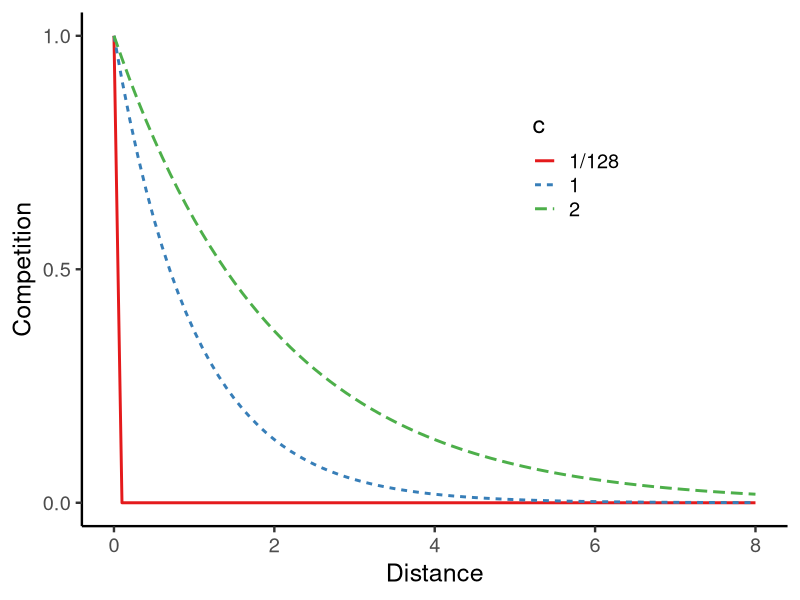
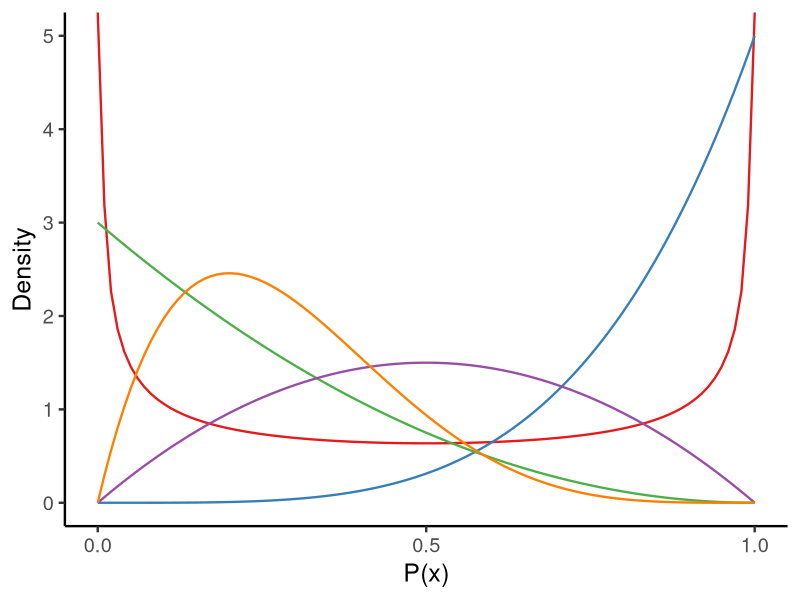
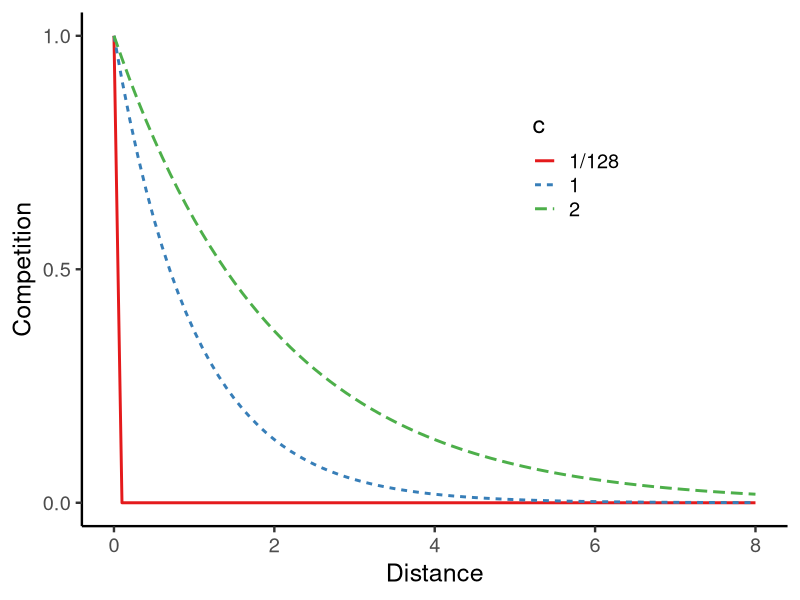
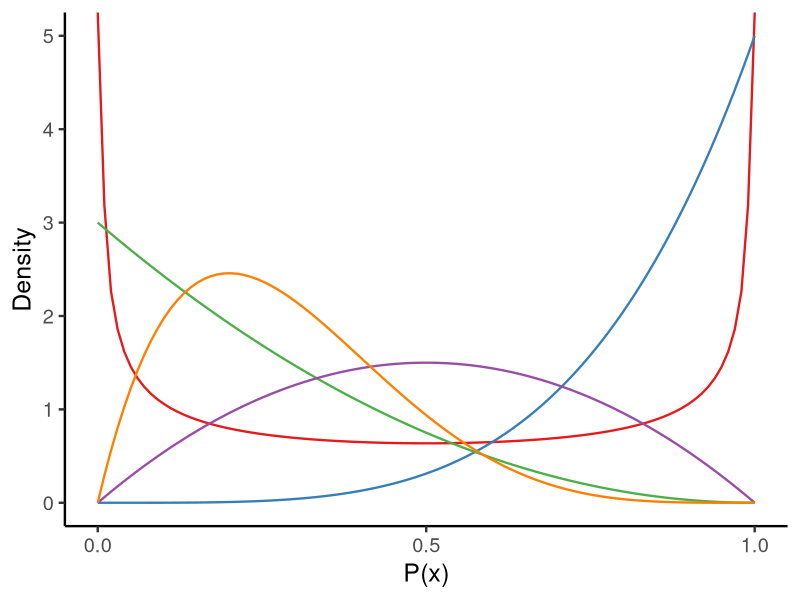

The R source for these figures, in order:
#Competition paramerter plot
#Charley Wu
library(ggplot2)
library(viridis)

#Splitting function
competitionSplit <- function(c, d){
  return(exp(-d/c))
}

#run simulations at different values
df <- data.frame()
comps <-c(1/128, 1 ,2)
s <- seq(0,8, by=0.1) #Distances

for (comp in comps){
  dummy <- data.frame(c = comp, dist = s, sim = competitionSplit(comp,s))
  df <- rbind(df, dummy)
}


df$c <- factor(df$c)
levels(df$c) <- c('1/128','1', '2')


p1 <- ggplot(df, aes(x = dist, y = sim, color = c, linetype = c))+
  geom_line(size = 1)+
  scale_color_brewer(palette = 'Set1')+
  theme_classic(base_size = 18)+
  ylab('Competition')+
  xlab('Distance')+
  scale_x_continuous(breaks=c(0,2,4,6,8))+
  scale_y_continuous(breaks=c(0,0.5,1))+
  theme(legend.position = c(0.7,0.7))
p1

ggsave(filename = 'plots/splittingRate.pdf', p1, width = 5, height = 5, unit = 'in')


####################
#Examples of beta distributions
#####################

x <- seq(0,1,length=100) #define grid

nugget <- 1 #aka psuedo-count for seeding beta distributions

#betaValues <-(1 / c(0.1, 0.25, .5,0.75, 0.9)) - 1
b1 <- dbeta(x, 0.5,0.5) 
b2 <- dbeta(x, 5,1)
b3 <- dbeta(x, 1,3)
b4 <- dbeta(x, 2,2)
b5 <- dbeta(x, 2,5)


betas <- data.frame(x=rep(x, 5), y=c(b1,b2,b3,b4, b5), value=rep(seq(1,5),each=100))
betas$value <- factor(betas$value)

#betas$y <-betas$y/max(betas$y) 


#all distributions on the same plot
p2 <- ggplot(data=betas, aes(x=x,y=y, color = value)) + 
  geom_line(size = .8)+
  theme_classic(base_size = 18)+
  #scale_color_manual(values= c("#E69F00", "#E69F00", "#56B4E9","#56B4E9"), name="")+
  #scale_linetype_manual(values = c("solid", "dotted", "dashed", "dotted", "dashed"), name = "")+
  xlab('P(x)')+
  ylab('Density')+
  scale_x_continuous(breaks=c(0,0.5,1))+
  scale_color_brewer(palette = 'Set1')+
  theme(strip.background=element_blank(), legend.key=element_blank(), legend.background = element_rect(fill = "transparent"), # get rid of legend bg
        legend.box.background = element_blank(), legend.position='none')
p2

ggsave(filename = 'plots/beta.pdf', p2, width = 3, height = 2.5, unit = 'in')

